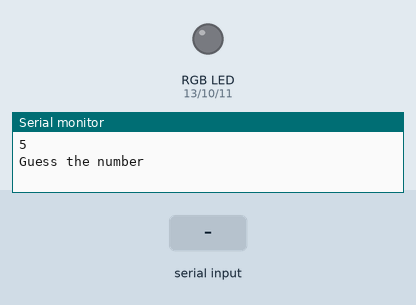
Simulated run of this sketch. Board: Arduino Uno, built with avr-gcc and run on an emulated ATmega328P. On the bench: an RGB LED mixed from three pins (HIGH = lit), the last lines printed to the serial monitor. Dashed ring = blinking. The inputs (shaded band) are chosen by the test bench. Random numbers use the default seed unless the sketch sets one.

Above: at 3.0 s.
3.1 s: "5\n" received over Serial
At 4.8 s:
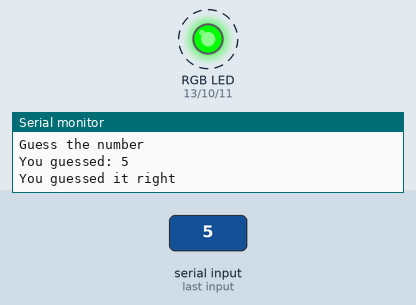
Timing chart, 0 to 12.1 s (numbered marks = the images above; inputs shaded):
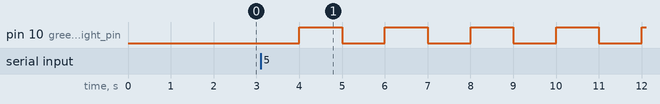

The sketch:

250201007_hw2_part3.ino
```cpp
long randNumber; //random number
int guess = 0; //current guess
int lastDist = 100; // previous guess' distance
int dist = 0; // current guess' distance
String command = ""; //string input

int red_light_pin = 13; // rgb red led pin
int green_light_pin = 10; // rgb green led pin
int blue_light_pin = 11; // rgb blue led pin

int r = 0; // rgb red value
int g = 0; // rgb green value
int b = 0; // rgb blue value

bool wait = false; // wait for input value
bool finished = false; // is game finished

int randUpper = 11; // upper bound for random number
int randLower = 1; // lower bound for random number
void setup() {
    Serial.begin(9600);

    pinMode(red_light_pin, OUTPUT);
    pinMode(green_light_pin, OUTPUT);
    pinMode(blue_light_pin, OUTPUT);

    randomSeed(analogRead(0));
    randNumber = random(randLower, randUpper);
    Serial.println(randNumber);
}
void loop() {
    RGB_color(r, g, b); // rgb blink
    delay(1000); // rgb blink
    RGB_color(0, 0, 0); // rgb blink
    delay(1000); // rgb blink
    if (!finished) {
        if (!wait) {
            Serial.println("Guess the number");
            wait = true;
        }
        if (Serial.available()) {
            wait = false;
            command = Serial.readStringUntil('\n');
            guess = command.toInt();
            Serial.print("You guessed: ");
            Serial.println(guess);
            if (randLower <= guess && guess < randUpper) {
                dist = abs(guess - randNumber);
                if (dist == 0) {
                    r = 0;
                    g = 255;
                    b = 0;
                    lastDist = dist;
                    Serial.println("You guessed it right");
                    finished = true;
                } else if (dist <= lastDist) {
                    r = 255;
                    g = 0;
                    b = 0;
                    lastDist = dist;
                    Serial.println("Getting hotter");
                } else if (dist > lastDist) {
                    r = 0;
                    g = 0;
                    b = 255;
                    lastDist = dist;
                    Serial.println("Getting colder");
                }
            } else {
                Serial.print("Your guess should be in between ");
                Serial.print(randLower);
                Serial.print(" and ");
                Serial.println(randUpper);

            }
        }
    }

}
void RGB_color(int red_light_value, int green_light_value, int blue_light_value) {
    analogWrite(red_light_pin, red_light_value);
    analogWrite(green_light_pin, green_light_value);
    analogWrite(blue_light_pin, blue_light_value);
}
```

Measured:
- after the input at 3.1 s, pin 10 (green_light_pin): alternates HIGH for 1.0 s and LOW for 1.0 s, starting after 0.90 s
